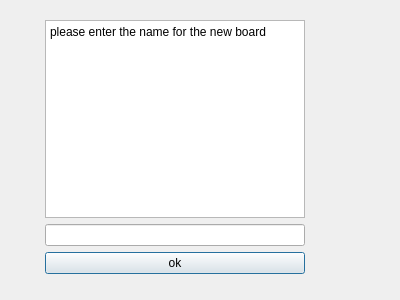
<?xml version="1.0" encoding="UTF-8"?>
<ui version="4.0">
 <class>Dialog</class>
 <widget class="QDialog" name="Dialog">
  <property name="geometry">
   <rect>
    <x>0</x>
    <y>0</y>
    <width>400</width>
    <height>300</height>
   </rect>
  </property>
  <property name="windowTitle">
   <string>Dialog</string>
  </property>
  <widget class="QWidget" name="">
   <property name="geometry">
    <rect>
     <x>45</x>
     <y>20</y>
     <width>260</width>
     <height>254</height>
    </rect>
   </property>
   <layout class="QVBoxLayout" name="verticalLayout_2">
    <item>
     <layout class="QVBoxLayout" name="verticalLayout">
      <item>
       <widget class="QTextBrowser" name="textBrowser">
        <property name="html">
         <string>&lt;!DOCTYPE HTML PUBLIC &quot;-//W3C//DTD HTML 4.0//EN&quot; &quot;http://www.w3.org/TR/REC-html40/strict.dtd&quot;&gt;
&lt;html&gt;&lt;head&gt;&lt;meta name=&quot;qrichtext&quot; content=&quot;1&quot; /&gt;&lt;style type=&quot;text/css&quot;&gt;
p, li { white-space: pre-wrap; }
&lt;/style&gt;&lt;/head&gt;&lt;body style=&quot; font-family:'Sans Serif'; font-size:9pt; font-weight:400; font-style:normal;&quot;&gt;
&lt;p style=&quot; margin-top:0px; margin-bottom:0px; margin-left:0px; margin-right:0px; -qt-block-indent:0; text-indent:0px;&quot;&gt;please enter the name for the new board&lt;/p&gt;
&lt;p style=&quot;-qt-paragraph-type:empty; margin-top:0px; margin-bottom:0px; margin-left:0px; margin-right:0px; -qt-block-indent:0; text-indent:0px;&quot;&gt;&lt;br /&gt;&lt;/p&gt;&lt;/body&gt;&lt;/html&gt;</string>
        </property>
       </widget>
      </item>
      <item>
       <widget class="QLineEdit" name="lineEdit"/>
      </item>
     </layout>
    </item>
    <item>
     <widget class="QPushButton" name="pushButton">
      <property name="text">
       <string>ok</string>
      </property>
     </widget>
    </item>
   </layout>
  </widget>
 </widget>
 <resources/>
 <connections>
  <connection>
   <sender>pushButton</sender>
   <signal>clicked()</signal>
   <receiver>Dialog</receiver>
   <slot>accept()</slot>
   <hints>
    <hint type="sourcelabel">
     <x>247</x>
     <y>260</y>
    </hint>
    <hint type="destinationlabel">
     <x>306</x>
     <y>272</y>
    </hint>
   </hints>
  </connection>
 </connections>
</ui>
